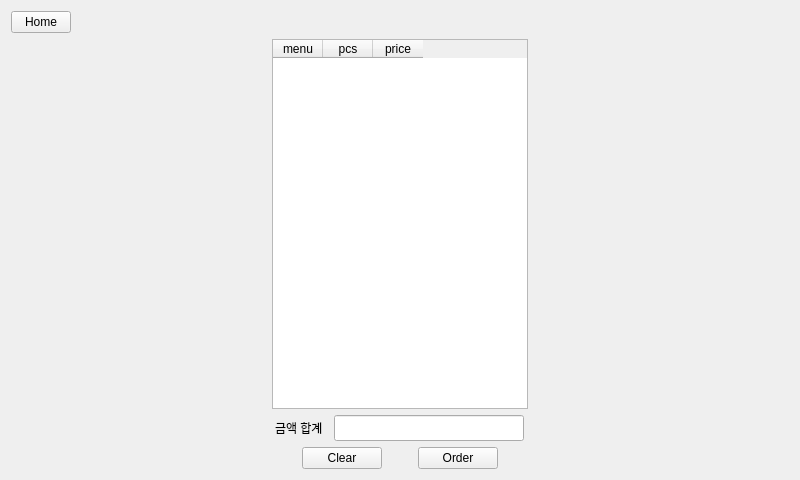
<?xml version="1.0" encoding="UTF-8"?>
<ui version="4.0">
 <class>UserWidget</class>
 <widget class="QWidget" name="UserWidget">
  <property name="geometry">
   <rect>
    <x>0</x>
    <y>0</y>
    <width>800</width>
    <height>480</height>
   </rect>
  </property>
  <property name="windowTitle">
   <string>User</string>
  </property>
  <layout class="QVBoxLayout" name="verticalLayout_3">
   <item>
    <layout class="QVBoxLayout" name="verticalLayout">
     <item>
      <widget class="QPushButton" name="backButton">
       <property name="maximumSize">
        <size>
         <width>60</width>
         <height>40</height>
        </size>
       </property>
       <property name="text">
        <string>Home</string>
       </property>
      </widget>
     </item>
    </layout>
   </item>
   <item>
    <layout class="QHBoxLayout" name="horizontalLayout" stretch="2,0">
     <item>
      <layout class="QGridLayout" name="productLayout">
       <property name="sizeConstraint">
        <enum>QLayout::SetDefaultConstraint</enum>
       </property>
       <property name="spacing">
        <number>2</number>
       </property>
      </layout>
     </item>
     <item>
      <layout class="QVBoxLayout" name="verticalLayout_2" stretch="0,0,0">
       <item>
        <widget class="QTableWidget" name="orderTable">
         <property name="sizePolicy">
          <sizepolicy hsizetype="Fixed" vsizetype="Expanding">
           <horstretch>0</horstretch>
           <verstretch>0</verstretch>
          </sizepolicy>
         </property>
         <property name="maximumSize">
          <size>
           <width>280</width>
           <height>16777215</height>
          </size>
         </property>
         <property name="sizeAdjustPolicy">
          <enum>QAbstractScrollArea::AdjustIgnored</enum>
         </property>
         <property name="gridStyle">
          <enum>Qt::SolidLine</enum>
         </property>
         <attribute name="horizontalHeaderVisible">
          <bool>true</bool>
         </attribute>
         <attribute name="horizontalHeaderCascadingSectionResizes">
          <bool>false</bool>
         </attribute>
         <attribute name="horizontalHeaderMinimumSectionSize">
          <number>23</number>
         </attribute>
         <attribute name="horizontalHeaderDefaultSectionSize">
          <number>50</number>
         </attribute>
         <attribute name="horizontalHeaderShowSortIndicator" stdset="0">
          <bool>false</bool>
         </attribute>
         <attribute name="horizontalHeaderStretchLastSection">
          <bool>false</bool>
         </attribute>
         <attribute name="verticalHeaderCascadingSectionResizes">
          <bool>false</bool>
         </attribute>
         <attribute name="verticalHeaderHighlightSections">
          <bool>true</bool>
         </attribute>
         <attribute name="verticalHeaderShowSortIndicator" stdset="0">
          <bool>false</bool>
         </attribute>
         <column>
          <property name="text">
           <string>menu</string>
          </property>
         </column>
         <column>
          <property name="text">
           <string>pcs</string>
          </property>
         </column>
         <column>
          <property name="text">
           <string>price</string>
          </property>
         </column>
        </widget>
       </item>
       <item>
        <layout class="QHBoxLayout" name="horizontalLayout_3">
         <item>
          <widget class="QLabel" name="label">
           <property name="maximumSize">
            <size>
             <width>50</width>
             <height>30</height>
            </size>
           </property>
           <property name="styleSheet">
            <string notr="true"/>
           </property>
           <property name="text">
            <string>금액 합계</string>
           </property>
          </widget>
         </item>
         <item>
          <widget class="QLineEdit" name="totalEdit">
           <property name="minimumSize">
            <size>
             <width>0</width>
             <height>0</height>
            </size>
           </property>
           <property name="maximumSize">
            <size>
             <width>190</width>
             <height>30</height>
            </size>
           </property>
           <property name="font">
            <font>
             <family>Consolas</family>
             <pointsize>11</pointsize>
            </font>
           </property>
           <property name="echoMode">
            <enum>QLineEdit::Normal</enum>
           </property>
           <property name="alignment">
            <set>Qt::AlignRight|Qt::AlignTrailing|Qt::AlignVCenter</set>
           </property>
           <property name="readOnly">
            <bool>true</bool>
           </property>
          </widget>
         </item>
        </layout>
       </item>
       <item>
        <layout class="QHBoxLayout" name="horizontalLayout_2">
         <item>
          <widget class="QPushButton" name="clearButton">
           <property name="maximumSize">
            <size>
             <width>80</width>
             <height>40</height>
            </size>
           </property>
           <property name="text">
            <string>Clear</string>
           </property>
          </widget>
         </item>
         <item>
          <widget class="QPushButton" name="orderButton">
           <property name="maximumSize">
            <size>
             <width>80</width>
             <height>40</height>
            </size>
           </property>
           <property name="text">
            <string>Order</string>
           </property>
          </widget>
         </item>
        </layout>
       </item>
      </layout>
     </item>
    </layout>
   </item>
  </layout>
 </widget>
 <resources/>
 <connections/>
</ui>
